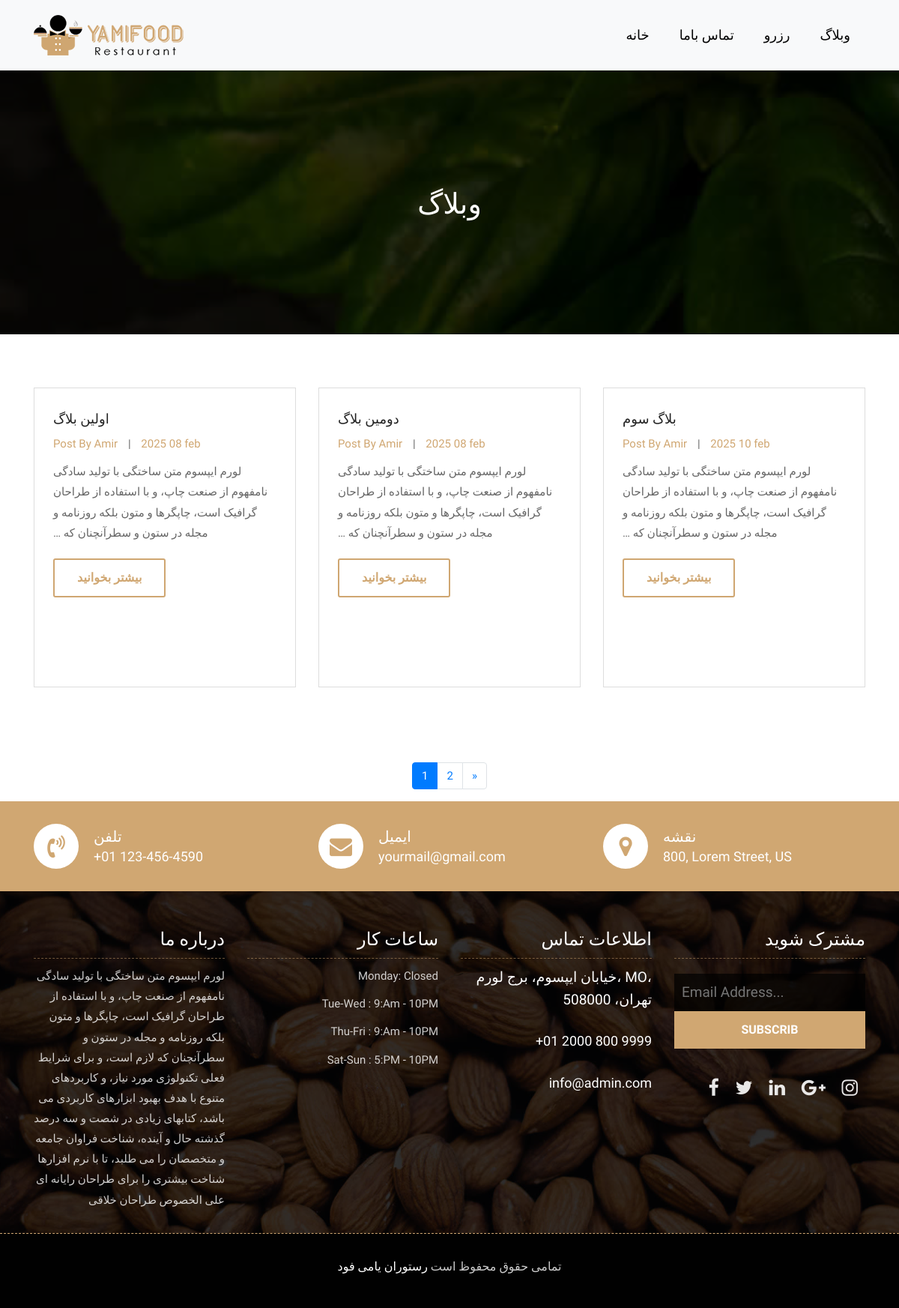
Screenshot of /blog/ with the database file from the repository.
### blog/models.py (models this page shows, shortened)
class Blog(models.Model):
    title = models.CharField(_("عنوان"),max_length=60)
    description = models.CharField(_("توضیحات"),max_length=100)
    content = RichTextField(_("محتوا"))
    created_at = models.DateTimeField(_("زمان انتشار"), default=timezone.now)
    author = models.ForeignKey(User, verbose_name=_("نویسنده"), on_delete=models.CASCADE)
    image = models.ImageField(_("تصویر"), upload_to="blogs/",blank=True)
    category = models.ForeignKey("Category",related_name="Blog" , verbose_name=_("دسته بندی"), on_delete=models.CASCADE,blank=True , null= True)
    tags = models.ManyToManyField("Tag", verbose_name=_("تگ ها"), related_name="Blogs",blank=True,null=True)
    class Meta:
        verbose_name = 'بلاگ'
        verbose_name_plural = 'بلاگ ها'

### blog/views.py (the view)
# urls.py: path('',views.blog_list,name="blog_list"),
def blog_list(request):
    blogs = Blog.objects.all()
    paginator = Paginator(blogs, 3)
    page_number = request.GET.get("page")
    blog_list = paginator.get_page(page_number)
    context = {
        "blog_list":blog_list
    }
    return render(request,"blog/blog_list.html",context)

### blog/templates/blog/blog_list.html (shortened to what this page needs)
{% extends 'base.html' %}
{% load static %}
    {% block content %}
        <div class="all-page-title page-breadcrumb">
            <div class="container text-center">
                <div class="row">
                    <div class="col-lg-12">
                        <h1>وبلاگ</h1>
                    </div>
                </div>
            </div>
        </div>
        <div class="blog-box">
            <div class="container">
                <div class="row">
                    <div class="col-lg-12">
                    </div>
                </div>
                <div class="row">
                   {% for blog in blog_list %}
                     <div class="col-lg-4 col-md-6 col-12">
                         <div class="blog-box-inner">
                             <div class="blog-img-box" style="height:400px;">
                             </div>
                             <div class="blog-detail">
                                 <h4>{{blog.title}}</h4>
                                 <ul>
                                     <li><span>Post By {{blog.author}}</span></li>
                                     <li>|</li>
                                     <li><span>{{blog.created_at|date:"Y d b"}}</span></li>
                                 </ul>
                                 <p dir="rtl">{{blog.content|truncatewords:30}}</p>
                                 <a class="btn btn-lg btn-circle btn-outline-new-white" href="{% url 'blog:blog_detail' blog.id %}">بیشتر بخوانید</a>
                             </div>
                         </div>
                     </div>
                   {% endfor %}
                </div>
            </div>
        </div>
        {% if blog_list.has_other_pages %}
        <div class="container mb-3">
            <div class="row">
                <div class="col d-flex justify-content-center">
                    <nav aria-label="Page navigation example">
                        <ul class="pagination">
                        {% for page in blog_list.paginator.page_range %}
                            {% if blog_list.number == page %}
                            <li class="page-item active"><a class="page-link" href="?page={{page}}">{{page}}</a></li>
                            {% else %}
                            <li class="page-item "><a class="page-link" href="?page={{page}}">{{page}}</a></li>
                            {% endif %}
                        {% endfor %}
                        {% if blog_list.has_next %}
                            <li class="page-item">
                            <a class="page-link" href="#" aria-label="Next">
                              <span aria-hidden="true">&raquo;</span>
                            </a>
                          </li>
                        {% endif %}
                        </ul>
                      </nav>
                </div>
            </div>
       </div>
    {% endif %}
        <div class="contact-imfo-box">
            <div class="container">
                <div class="row">
                    <div class="col-md-4">
                        <i class="fa fa-volume-control-phone"></i>
                        <div class="overflow-hidden">
                            <h4>تلفن</h4>
                            <p class="lead">
                                +01 123-456-4590
                            </p>
                        </div>
                    </div>
                    <div class="col-md-4">
                        <i class="fa fa-envelope"></i>
                        <div class="overflow-hidden">
                            <h4>ایمیل</h4>
                            <p class="lead">
                                yourmail@gmail.com
                            </p>
                        </div>
                    </div>
                    <div class="col-md-4">
                        <i class="fa fa-map-marker"></i>
                        <div class="overflow-hidden">
                            <h4>نقشه</h4>
                            <p class="lead">
                                800, Lorem Street, US
                            </p>
                        </div>
                    </div>
                </div>
            </div>
        </div>
    {% endblock content %}

### foods/static/css/style.css (style rules this page uses)
body { color: #666666; font-size: 15px; font-family: 'Athiti', sans-serif; line-height: 1.80857; }
a { color: #1f1f1f; text-decoration: none !important; outline: none !important; -webkit-transition: all .3s ease-in-out; -moz-transition: all .3s ease-in-out; -ms-transition: all .3s ease-in-out; -o-transition: all .3s ease-in-out; transition: all .3s ease-in-out; }
h1, h2, h3, h4, h5, h6 { letter-spacing: 0; font-weight: normal; position: relative; padding: 0 0 10px 0; font-weight: normal; line-height: 120% !important; color: #1f1f1f; margin: 0 }
h1 { font-size: 24px }
h4 { font-size: 16px }
a { color: #1f1f1f; text-decoration: none; outline: none; }
a, .btn { text-decoration: none !important; outline: none !important; -webkit-transition: all .3s ease-in-out; -moz-transition: all .3s ease-in-out; -ms-transition: all .3s ease-in-out; -o-transition: all .3s ease-in-out; transition: all .3s ease-in-out; }
.lead { font-size: 18px; line-height: 30px; color: #767676; margin: 0; padding: 0; }
ul, li, ol { list-style: none; margin: 0px; padding: 0px; }
.btn { text-transform: uppercase; padding: 19px 36px; }
.btn { display: inline-block; font-weight: 600; text-align: center; white-space: nowrap; vertical-align: middle; -webkit-user-select: none; -moz-user-select: none; -ms-user-select: none; user-select: none; border: 2px solid transparent; padding: 12px 30px; font-size: 16px; line-height: 1.5; border-radius: .1875rem; transition: color .15s ease-in-out, background-color .15s ease-in-out, border-color .15s ease-in-out, box-shadow .15s ease-in-out; }
.btn-outline-new-white { color: #fff; background-color: transparent; background-image: none; border-color: #cfa671; }
.contact-imfo-box { background: #d0a772; padding: 30px 0; }
.overflow-hidden { overflow: hidden; }
.contact-imfo-box i { display: block; float: left; width: 60px; height: 60px; line-height: 60px; text-align: center; background: #fff; color: #d0a772; font-size: 30px; -webkit-border-radius: 50%; -moz-border-radius: 50%; -ms-border-radius: 50%; border-radius: 50%; margin-right: 20px; }
.contact-imfo-box h4 { margin: 0px; margin-top: 5px; color: #ffffff; font-size: 20px; padding: 0px; font-weight: 500; line-height: 24px; }
.contact-imfo-box p { margin: 0px; color: #ffffff; font-weight: 300; }
.page-breadcrumb { padding: 250px 0 150px; background: url(../images/all-bg.jpg) no-repeat; background-attachment: fixed; background-size: cover; background-position: 0 0; position: relative; }
.all-page-title .container { position: relative; z-index: 2; }
.all-page-title::before { background: #010101; content: ""; height: 100%; left: 0; position: absolute; top: 0; width: 100%; z-index: 1; opacity: 0.8; }
.all-page-title h1 { font-size: 38px; color: #ffffff; font-family: 'Arbutus Slab', serif; padding: 0px; }
.blog-box { padding: 70px 0px; }
.blog-box-inner { position: relative; margin-bottom: 30px; }
.blog-box-inner .blog-img-box { position: relative; display: block; }
.blog-box-inner .blog-detail { position: absolute; top: 0; background: #fff; padding: 30px 25px; border: 1px solid #ddd; transition-duration: .5s; height: 100%; }
.blog-detail h4 { font-size: 18px; font-weight: 500; color: #222222; }
.blog-detail ul li { display: inline-block; padding: 0px 5px; }
.blog-detail ul li span { color: #d0a772; cursor: pointer; }
.blog-detail ul li:first-child { padding-left: 0px; }
.blog-detail p { padding: 10px 0px 0 0; margin: 0px; }
.blog-detail a { color: #d0a772; margin-top: 20px; }

### rows the page displays
Blog: title "اولین بلاگ", author "Amir", created_at "2025 08 feb", content "لورم ایپسوم متن ساختگی با تولید سادگی نامفهوم از صنعت چاپ، و با استفاده از طراحان گرافیک است، چاپگرها و متون بلکه روزنامه و مجله در ستون و سطرآنچنان که …"
Blog: title "دومین بلاگ", author "Amir", created_at "2025 08 feb", content "لورم ایپسوم متن ساختگی با تولید سادگی نامفهوم از صنعت چاپ، و با استفاده از طراحان گرافیک است، چاپگرها و متون بلکه روزنامه و مجله در ستون و سطرآنچنان که …"
Blog: title "بلاگ سوم", author "Amir", created_at "2025 10 feb", content "لورم ایپسوم متن ساختگی با تولید سادگی نامفهوم از صنعت چاپ، و با استفاده از طراحان گرافیک است، چاپگرها و متون بلکه روزنامه و مجله در ستون و سطرآنچنان که …"

### other values shown
{{ page }} "1"
{{ page }} "2"
